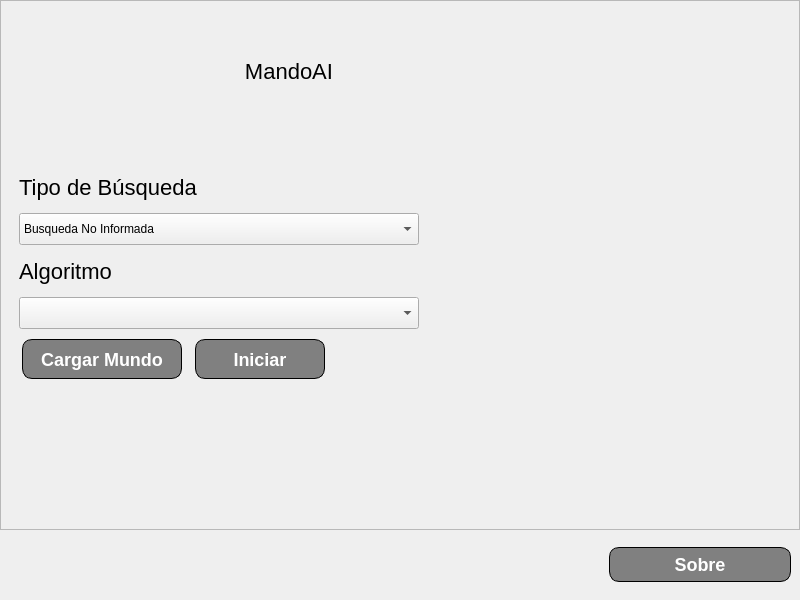
<?xml version="1.0" encoding="UTF-8"?>
<ui version="4.0">
 <class>MainWindow</class>
 <widget class="QMainWindow" name="MainWindow">
  <property name="geometry">
   <rect>
    <x>0</x>
    <y>0</y>
    <width>800</width>
    <height>600</height>
   </rect>
  </property>
  <property name="minimumSize">
   <size>
    <width>800</width>
    <height>600</height>
   </size>
  </property>
  <property name="maximumSize">
   <size>
    <width>800</width>
    <height>600</height>
   </size>
  </property>
  <property name="windowTitle">
   <string>MainWindow</string>
  </property>
  <property name="styleSheet">
   <string notr="true">/*
 *
 *  Simple Stylesheet inspired on Bootstrap for Qt Designer / Qt Creator 
 *  File: bootstylesheet.css
 *  Author: JuanLoaiza007
 *  Version: 1.1.1
 *
 */

/*  # Español
 *  Instrucciones para aplicar en Qt Designer / Qt Creator
 *  1. Busque la vista de Inspector de objetos &gt;&gt; Objeto &gt;&gt; &quot;MainWindow&quot;.
 *  2. Dale clic derecho a &quot;MainWindow&quot; y seleccione &quot;Cambiar HojaDeEstilos&quot; o algo similar.
 *  3. Pegue el contenido de este archivo ahí.
 *  4. De clic en Aplicar y Aceptar.
 *  5. Para aplicar los estilos seleccione un objeto, en el Editor de Propiedades agregue un Filtro tipo cadena de texto y nombrelo &quot;class&quot;.
 *  6. En el Editor de Propiedades habrá una seccion nueva llamada &quot;Propiedades dinámicas&quot; y una propiedad llamada &quot;class&quot;, en la casilla de la derecha aplique todos los estilos que desee, eg. &quot;btn btn-outline-primary br-4&quot;. 
 */

/*  # English
 *  Instructions to apply in Qt Designer / Qt Creator
 *  1. Keep an eye on the Object Inspector &gt;&gt; Object &gt;&gt; &quot;MainWindow&quot;.
 *  2. Right click on &quot;MainWindow&quot; and select &quot;Change StyleSheet&quot; or something similar.
 *  3. Paste the content of this file there.
 *  4. Click Apply and Accept.
 *  5. To apply the styles, select an object, in the Properties Editor add a Text String Filter and name it &quot;class&quot;.
 *  6. In the Property Editor there will be a new section called &quot;Dynamic Properties&quot; and a property called &quot;class&quot;, in the box on the right apply all the styles you want, eg. &quot;btn btn-outline-primary br-4&quot;. 
 */

QMainWindow {
  font-family: &quot;sans-serif&quot;;
}

/* Border Settings */
/* Border Side Weight */
.nb {
  border: 0px solid;
}
.b-st-1 {
  border-top: 1px solid;
}
.b-sb-1 {
  border-bottom: 1px solid;
}
.b-sl-1 {
  border-left: 1px solid;
}
.b-sr-1 {
  border-right: 1px solid;
}
.b-st-2 {
  border-top: 2px solid;
}
.b-sb-2 {
  border-bottom: 2px solid;
}
.b-sl-2 {
  border-left: 2px solid;
}
.b-sr-2 {
  border-right: 2px solid;
}
.b-st-3 {
  border-top: 3px solid;
}
.b-sb-3 {
  border-bottom: 3px solid;
}
.b-sl-3 {
  border-left: 3px solid;
}
.b-sr-3 {
  border-right: 3px solid;
}
.b-st-4 {
  border-top: 4px solid;
}
.b-sb-4 {
  border-bottom: 4px solid;
}
.b-sl-4 {
  border-left: 4px solid;
}
.b-sr-4 {
  border-right: 4px solid;
}

/* Radius */
.br-1 {
  border-radius: 10px;
}

.br-2 {
  border-radius: 15px;
}

.br-3 {
  border-radius: 20px;
}

.br-4 {
  border-radius: 25px;
}

/* Background colors */
.background-white {
  background-color: white;
}
.background-light {
  background-color: #f8f9fa;
}
.background-black {
  background-color: black;
}
.background-primary {
  background-color: #0d6efd;
}
.background-success {
  background-color: #198754;
}
.background-warning {
  background-color: #ffc720;
}
.background-danger {
  background-color: #dc3545;
}

/* Colors */
.color-white {
  color: white;
}
.color-light {
  color: #f8f9fa;
}
.color-black {
  color: black;
}
.color-primary {
  color: #0d6efd;
}
.color-success {
  color: #198754;
}
.color-warning {
  color: #ffc720;
}
.color-danger {
  color: #dc3545;
}

/* Buttons */
QPushButton {
  font-weight: 500;
  color: white;
  background-color: gray;
  padding: 6px 12px;
  font-size: 18px;
  border-radius: 10px;
  border: 1px solid;
}

.btn {
  font-weight: 500;
  color: white;
  background-color: gray;
  padding: 6px 12px;
  font-size: 18px;
  border-radius: 10px;
  border: 1px solid;
}

.btn-primary {
  color: #fff;
  background-color: #0d6efd;
  border-color: #0d6efd;
}
.btn-primary:hover {
  color: #fff;
  background-color: #0b5ed7;
  border-color: #0a58ca;
}

.btn-secondary {
  color: #fff;
  background-color: #6c757d;
  border-color: #6c757d;
}
.btn-secondary:hover {
  color: #fff;
  background-color: #5c636a;
  border-color: #565e64;
}

.btn-success {
  color: #fff;
  background-color: #198754;
  border-color: #198754;
}
.btn-success:hover {
  color: #fff;
  background-color: #157347;
  border-color: #146c43;
}

.btn-warning {
  color: #000;
  background-color: #ffc107;
  border-color: #ffc107;
}
.btn-warning:hover {
  color: #000;
  background-color: #ffca2c;
  border-color: #ffc720;
}

.btn-danger {
  color: #fff;
  background-color: #dc3545;
  border-color: #dc3545;
}
.btn-danger:hover {
  color: #fff;
  background-color: #bb2d3b;
  border-color: #b02a37;
}

.btn-light {
  color: #000;
  background-color: #f8f9fa;
  border-color: #f8f9fa;
}
.btn-light:hover {
  color: #000;
  background-color: #f9fafb;
  border-color: #f9fafb;
}

.btn-dark {
  color: #fff;
  background-color: #212529;
  border-color: #212529;
}
.btn-dark:hover {
  color: #fff;
  background-color: #1c1f23;
  border-color: #1a1e21;
}

.btn-outline-primary {
  background-color: white;
  color: #0d6efd;
  border-color: #0d6efd;
}
.btn-outline-primary:hover {
  color: #fff;
  background-color: #0d6efd;
  border-color: #0d6efd;
}

.btn-outline-secondary {
  background-color: white;
  color: #6c757d;
  border-color: #6c757d;
}
.btn-outline-secondary:hover {
  color: #fff;
  background-color: #6c757d;
  border-color: #6c757d;
}

.btn-outline-success {
  background-color: white;
  color: #198754;
  border-color: #198754;
}
.btn-outline-success:hover {
  color: #fff;
  background-color: #198754;
  border-color: #198754;
}

.btn-outline-info {
  background-color: white;
  color: #0dcaf0;
  border-color: #0dcaf0;
}
.btn-outline-info:hover {
  color: #000;
  background-color: #0dcaf0;
}

.btn-outline-warning {
  background-color: white;
  color: #ffc107;
  border-color: #ffc107;
}
.btn-outline-warning:hover {
  color: #000;
  background-color: #ffc107;
  border-color: #ffc107;
}

.btn-outline-danger {
  background-color: white;
  color: #dc3545;
  border-color: #dc3545;
}
.btn-outline-danger:hover {
  color: #fff;
  background-color: #dc3545;
  border-color: #dc3545;
}

.btn-outline-light {
  background-color: #41464b;
  color: #f8f9fa;
  border-color: #f8f9fa;
}
.btn-outline-light:hover {
  color: #000;
  background-color: #f8f9fa;
  border-color: #f8f9fa;
}

.btn-outline-dark {
  background-color: white;
  color: #212529;
  border-color: #212529;
}
.btn-outline-dark:hover {
  color: #fff;
  background-color: #212529;
  border-color: #212529;
}

.btn-link {
  background-color: white;
  font-weight: 400;
  color: #0d6efd;
  text-decoration: underline;
}
.btn-link:hover {
  color: #0a58ca;
}

/* Title sizes */
QLabel {
  font-size: 22px;
}

.h1 {
  font-size: 42px;
}

.h2 {
  font-size: 36px;
}

.h3 {
  font-size: 32px;
}

.h4 {
  font-size: 28px;
}

.h5 {
  font-size: 22px;
}

.h6 {
  font-size: 18px;
}

/* Alerts */
.alert {
  border: 1px solid;
}

.alert-primary {
  color: #084298;
  background-color: #cfe2ff;
  border-color: #b6d4fe;
}
.alert-secondary {
  color: #41464b;
  background-color: #e2e3e5;
  border-color: #d3d6d8;
}
.alert-success {
  color: #0f5132;
  background-color: #d1e7dd;
  border-color: #badbcc;
}
.alert-info {
  color: #055160;
  background-color: #cff4fc;
  border-color: #b6effb;
}
.alert-warning {
  color: #664d03;
  background-color: #fff3cd;
  border-color: #ffecb5;
}
.alert-danger {
  color: #842029;
  background-color: #f8d7da;
  border-color: #f5c2c7;
}
.alert-light {
  color: #636464;
  background-color: #fefefe;
  border-color: #fdfdfe;
}
.alert-dark {
  color: #141619;
  background-color: #d3d3d4;
  border-color: #bcbebf;
}
</string>
  </property>
  <property name="class" stdset="0">
   <string/>
  </property>
  <widget class="QWidget" name="centralwidget">
   <property name="styleSheet">
    <string notr="true"/>
   </property>
   <property name="class" stdset="0">
    <string>background-white</string>
   </property>
   <layout class="QVBoxLayout" name="verticalLayout">
    <property name="spacing">
     <number>0</number>
    </property>
    <property name="leftMargin">
     <number>0</number>
    </property>
    <property name="topMargin">
     <number>0</number>
    </property>
    <property name="rightMargin">
     <number>0</number>
    </property>
    <property name="bottomMargin">
     <number>0</number>
    </property>
    <item>
     <widget class="QFrame" name="content">
      <property name="minimumSize">
       <size>
        <width>800</width>
        <height>530</height>
       </size>
      </property>
      <property name="frameShape">
       <enum>QFrame::StyledPanel</enum>
      </property>
      <property name="frameShadow">
       <enum>QFrame::Raised</enum>
      </property>
      <layout class="QHBoxLayout" name="horizontalLayout_2">
       <property name="spacing">
        <number>0</number>
       </property>
       <property name="leftMargin">
        <number>0</number>
       </property>
       <property name="topMargin">
        <number>0</number>
       </property>
       <property name="rightMargin">
        <number>0</number>
       </property>
       <property name="bottomMargin">
        <number>0</number>
       </property>
       <item>
        <widget class="QFrame" name="left_side">
         <property name="minimumSize">
          <size>
           <width>576</width>
           <height>528</height>
          </size>
         </property>
         <property name="frameShape">
          <enum>QFrame::NoFrame</enum>
         </property>
         <property name="frameShadow">
          <enum>QFrame::Raised</enum>
         </property>
         <layout class="QVBoxLayout" name="verticalLayout_2">
          <property name="spacing">
           <number>0</number>
          </property>
          <property name="leftMargin">
           <number>0</number>
          </property>
          <property name="topMargin">
           <number>0</number>
          </property>
          <property name="rightMargin">
           <number>0</number>
          </property>
          <property name="bottomMargin">
           <number>0</number>
          </property>
          <item>
           <widget class="QFrame" name="ls_header">
            <property name="minimumSize">
             <size>
              <width>576</width>
              <height>140</height>
             </size>
            </property>
            <property name="maximumSize">
             <size>
              <width>16777215</width>
              <height>140</height>
             </size>
            </property>
            <property name="frameShape">
             <enum>QFrame::NoFrame</enum>
            </property>
            <property name="frameShadow">
             <enum>QFrame::Raised</enum>
            </property>
            <layout class="QHBoxLayout" name="horizontalLayout_4">
             <item>
              <widget class="QLabel" name="lbl_titulo">
               <property name="text">
                <string>MandoAI</string>
               </property>
               <property name="alignment">
                <set>Qt::AlignCenter</set>
               </property>
               <property name="class" stdset="0">
                <string>h1 color-primary</string>
               </property>
              </widget>
             </item>
            </layout>
           </widget>
          </item>
          <item>
           <widget class="QFrame" name="ls_body">
            <property name="minimumSize">
             <size>
              <width>520</width>
              <height>232</height>
             </size>
            </property>
            <property name="frameShape">
             <enum>QFrame::NoFrame</enum>
            </property>
            <property name="frameShadow">
             <enum>QFrame::Raised</enum>
            </property>
            <property name="class" stdset="0">
             <string/>
            </property>
            <layout class="QVBoxLayout" name="verticalLayout_3">
             <item alignment="Qt::AlignVCenter">
              <widget class="QFrame" name="frame_2">
               <property name="frameShape">
                <enum>QFrame::NoFrame</enum>
               </property>
               <property name="frameShadow">
                <enum>QFrame::Raised</enum>
               </property>
               <property name="class" stdset="0">
                <string/>
               </property>
               <layout class="QVBoxLayout" name="verticalLayout_4">
                <property name="spacing">
                 <number>10</number>
                </property>
                <item>
                 <widget class="QLabel" name="lbl_tipo_busqueda">
                  <property name="minimumSize">
                   <size>
                    <width>310</width>
                    <height>32</height>
                   </size>
                  </property>
                  <property name="maximumSize">
                   <size>
                    <width>350</width>
                    <height>32</height>
                   </size>
                  </property>
                  <property name="text">
                   <string>Tipo de Búsqueda</string>
                  </property>
                  <property name="class" stdset="0">
                   <string>h5</string>
                  </property>
                 </widget>
                </item>
                <item>
                 <widget class="QComboBox" name="box_tipo_busqueda">
                  <property name="minimumSize">
                   <size>
                    <width>310</width>
                    <height>32</height>
                   </size>
                  </property>
                  <property name="maximumSize">
                   <size>
                    <width>400</width>
                    <height>32</height>
                   </size>
                  </property>
                  <property name="class" stdset="0">
                   <string>h6</string>
                  </property>
                  <item>
                   <property name="text">
                    <string>Busqueda No Informada</string>
                   </property>
                  </item>
                  <item>
                   <property name="text">
                    <string>Busqueda Informada</string>
                   </property>
                  </item>
                 </widget>
                </item>
                <item>
                 <widget class="QLabel" name="lbl_algoritmo">
                  <property name="minimumSize">
                   <size>
                    <width>310</width>
                    <height>32</height>
                   </size>
                  </property>
                  <property name="maximumSize">
                   <size>
                    <width>350</width>
                    <height>32</height>
                   </size>
                  </property>
                  <property name="text">
                   <string>Algoritmo</string>
                  </property>
                  <property name="class" stdset="0">
                   <string>h5</string>
                  </property>
                 </widget>
                </item>
                <item>
                 <widget class="QComboBox" name="box_algoritmo">
                  <property name="minimumSize">
                   <size>
                    <width>310</width>
                    <height>32</height>
                   </size>
                  </property>
                  <property name="maximumSize">
                   <size>
                    <width>400</width>
                    <height>32</height>
                   </size>
                  </property>
                  <property name="class" stdset="0">
                   <string>h6</string>
                  </property>
                 </widget>
                </item>
                <item>
                 <widget class="QFrame" name="frame">
                  <property name="maximumSize">
                   <size>
                    <width>310</width>
                    <height>16777215</height>
                   </size>
                  </property>
                  <property name="frameShape">
                   <enum>QFrame::NoFrame</enum>
                  </property>
                  <property name="frameShadow">
                   <enum>QFrame::Raised</enum>
                  </property>
                  <layout class="QHBoxLayout" name="horizontalLayout_3">
                   <property name="spacing">
                    <number>10</number>
                   </property>
                   <property name="leftMargin">
                    <number>0</number>
                   </property>
                   <property name="topMargin">
                    <number>0</number>
                   </property>
                   <property name="rightMargin">
                    <number>0</number>
                   </property>
                   <property name="bottomMargin">
                    <number>0</number>
                   </property>
                   <item>
                    <widget class="QPushButton" name="btn_cargar_mundo">
                     <property name="minimumSize">
                      <size>
                       <width>160</width>
                       <height>40</height>
                      </size>
                     </property>
                     <property name="maximumSize">
                      <size>
                       <width>160</width>
                       <height>40</height>
                      </size>
                     </property>
                     <property name="cursor">
                      <cursorShape>PointingHandCursor</cursorShape>
                     </property>
                     <property name="text">
                      <string>Cargar Mundo</string>
                     </property>
                     <property name="class" stdset="0">
                      <string>btn-primary h6</string>
                     </property>
                    </widget>
                   </item>
                   <item>
                    <widget class="QPushButton" name="btn_iniciar">
                     <property name="minimumSize">
                      <size>
                       <width>130</width>
                       <height>40</height>
                      </size>
                     </property>
                     <property name="maximumSize">
                      <size>
                       <width>130</width>
                       <height>40</height>
                      </size>
                     </property>
                     <property name="cursor">
                      <cursorShape>PointingHandCursor</cursorShape>
                     </property>
                     <property name="text">
                      <string>Iniciar</string>
                     </property>
                     <property name="class" stdset="0">
                      <string>btn-danger h6</string>
                     </property>
                    </widget>
                   </item>
                  </layout>
                 </widget>
                </item>
               </layout>
              </widget>
             </item>
            </layout>
           </widget>
          </item>
          <item>
           <widget class="QFrame" name="ls_footer">
            <property name="minimumSize">
             <size>
              <width>570</width>
              <height>100</height>
             </size>
            </property>
            <property name="maximumSize">
             <size>
              <width>16777215</width>
              <height>120</height>
             </size>
            </property>
            <property name="frameShape">
             <enum>QFrame::NoFrame</enum>
            </property>
            <property name="frameShadow">
             <enum>QFrame::Raised</enum>
            </property>
           </widget>
          </item>
         </layout>
        </widget>
       </item>
       <item>
        <widget class="QFrame" name="right_side">
         <property name="minimumSize">
          <size>
           <width>221</width>
           <height>528</height>
          </size>
         </property>
         <property name="maximumSize">
          <size>
           <width>300</width>
           <height>16777215</height>
          </size>
         </property>
         <property name="frameShape">
          <enum>QFrame::NoFrame</enum>
         </property>
         <property name="frameShadow">
          <enum>QFrame::Raised</enum>
         </property>
         <property name="class" stdset="0">
          <string/>
         </property>
         <layout class="QVBoxLayout" name="verticalLayout_7">
          <property name="spacing">
           <number>0</number>
          </property>
          <property name="leftMargin">
           <number>0</number>
          </property>
          <property name="topMargin">
           <number>0</number>
          </property>
          <property name="rightMargin">
           <number>0</number>
          </property>
          <property name="bottomMargin">
           <number>0</number>
          </property>
          <item>
           <widget class="QLabel" name="lbl_side_image">
            <property name="minimumSize">
             <size>
              <width>221</width>
              <height>528</height>
             </size>
            </property>
            <property name="maximumSize">
             <size>
              <width>16777215</width>
              <height>16777215</height>
             </size>
            </property>
            <property name="text">
             <string/>
            </property>
            <property name="class" stdset="0">
             <string>background-light</string>
            </property>
           </widget>
          </item>
         </layout>
        </widget>
       </item>
      </layout>
     </widget>
    </item>
    <item>
     <widget class="QFrame" name="footer">
      <property name="minimumSize">
       <size>
        <width>800</width>
        <height>70</height>
       </size>
      </property>
      <property name="maximumSize">
       <size>
        <width>16777215</width>
        <height>70</height>
       </size>
      </property>
      <property name="frameShape">
       <enum>QFrame::NoFrame</enum>
      </property>
      <property name="frameShadow">
       <enum>QFrame::Raised</enum>
      </property>
      <property name="class" stdset="0">
       <string>background-primary</string>
      </property>
      <layout class="QHBoxLayout" name="horizontalLayout">
       <property name="spacing">
        <number>0</number>
       </property>
       <property name="leftMargin">
        <number>0</number>
       </property>
       <property name="topMargin">
        <number>0</number>
       </property>
       <property name="rightMargin">
        <number>0</number>
       </property>
       <property name="bottomMargin">
        <number>0</number>
       </property>
       <item>
        <widget class="QFrame" name="footer_left_side">
         <property name="frameShape">
          <enum>QFrame::NoFrame</enum>
         </property>
         <property name="frameShadow">
          <enum>QFrame::Raised</enum>
         </property>
        </widget>
       </item>
       <item>
        <widget class="QFrame" name="footer_right_side">
         <property name="maximumSize">
          <size>
           <width>200</width>
           <height>16777215</height>
          </size>
         </property>
         <property name="frameShape">
          <enum>QFrame::NoFrame</enum>
         </property>
         <property name="frameShadow">
          <enum>QFrame::Raised</enum>
         </property>
         <layout class="QGridLayout" name="gridLayout">
          <item row="0" column="0">
           <widget class="QPushButton" name="btn_sobre">
            <property name="cursor">
             <cursorShape>PointingHandCursor</cursorShape>
            </property>
            <property name="text">
             <string>Sobre</string>
            </property>
            <property name="class" stdset="0">
             <string>btn-outline-dark</string>
            </property>
           </widget>
          </item>
         </layout>
        </widget>
       </item>
      </layout>
     </widget>
    </item>
   </layout>
  </widget>
 </widget>
 <resources/>
 <connections/>
</ui>
